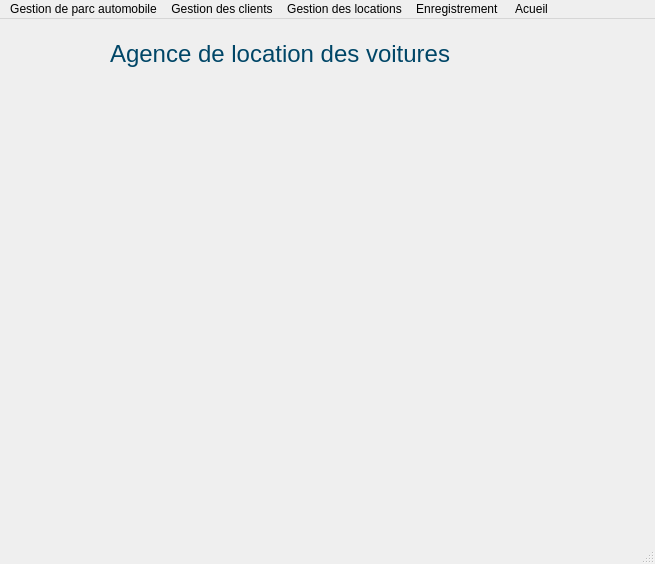
<?xml version="1.0" encoding="UTF-8"?>
<ui version="4.0">
 <class>MainWindow</class>
 <widget class="QMainWindow" name="MainWindow">
  <property name="geometry">
   <rect>
    <x>0</x>
    <y>0</y>
    <width>655</width>
    <height>564</height>
   </rect>
  </property>
  <property name="windowTitle">
   <string>MainWindow</string>
  </property>
  <property name="styleSheet">
   <string notr="true"/>
  </property>
  <widget class="QWidget" name="centralwidget">
   <widget class="QLabel" name="label">
    <property name="geometry">
     <rect>
      <x>0</x>
      <y>0</y>
      <width>661</width>
      <height>561</height>
     </rect>
    </property>
    <property name="text">
     <string/>
    </property>
    <property name="pixmap">
     <pixmap>v.jpg</pixmap>
    </property>
    <property name="scaledContents">
     <bool>true</bool>
    </property>
   </widget>
   <widget class="QLabel" name="label_2">
    <property name="geometry">
     <rect>
      <x>110</x>
      <y>20</y>
      <width>451</width>
      <height>31</height>
     </rect>
    </property>
    <property name="styleSheet">
     <string notr="true">font:40pt &quot;Lucida Calligraphy&quot;;</string>
    </property>
    <property name="text">
     <string>&lt;html&gt;&lt;head/&gt;&lt;body&gt;&lt;p&gt;&lt;span style=&quot; font-size:18pt; color:#004667;&quot;&gt;Agence de location des voitures&lt;/span&gt;&lt;/p&gt;&lt;/body&gt;&lt;/html&gt;</string>
    </property>
   </widget>
  </widget>
  <widget class="QMenuBar" name="menubar">
   <property name="geometry">
    <rect>
     <x>0</x>
     <y>0</y>
     <width>655</width>
     <height>21</height>
    </rect>
   </property>
   <widget class="QMenu" name="menuGestion_de_parc_automobile">
    <property name="title">
     <string>Gestion de parc automobile</string>
    </property>
    <widget class="QMenu" name="menuMise_jour">
     <property name="title">
      <string>Mise à jour</string>
     </property>
     <widget class="QMenu" name="menuSupprimer_voiture">
      <property name="title">
       <string>Supprimer voiture</string>
      </property>
      <addaction name="actionSuppression_d_une_voiture_donn_e"/>
      <addaction name="actionSuppression_une_voiture_d_une_marque_donn_e"/>
      <addaction name="actionSuppression_des_voitres_age_10ans"/>
     </widget>
     <widget class="QMenu" name="menuModifier_voiture">
      <property name="title">
       <string>Modifier voiture</string>
      </property>
      <addaction name="actionPrix"/>
      <addaction name="actionCouleur"/>
      <addaction name="actionetat"/>
     </widget>
     <addaction name="actionAjouter_voiture"/>
     <addaction name="menuSupprimer_voiture"/>
     <addaction name="menuModifier_voiture"/>
    </widget>
    <widget class="QMenu" name="menuRecherche_affichage">
     <property name="title">
      <string>Recherche,affichage</string>
     </property>
     <addaction name="actionContenu_du_dictionaire_voitures"/>
     <addaction name="actionRecherche_par_matricule"/>
     <addaction name="actionRecherche_par_marque"/>
     <addaction name="actionRecherche_par_couleur"/>
     <addaction name="actionRecherche_des_voitures_disponibles"/>
     <addaction name="actionRecherche_des_voitures_lou_es"/>
    </widget>
    <addaction name="menuMise_jour"/>
    <addaction name="menuRecherche_affichage"/>
   </widget>
   <widget class="QMenu" name="menuGestion_des_clients">
    <property name="title">
     <string>Gestion des clients</string>
    </property>
    <widget class="QMenu" name="menuMise_jour_2">
     <property name="title">
      <string>Mise à jour</string>
     </property>
     <widget class="QMenu" name="menuModifier_les_donn_es_d_un_client">
      <property name="title">
       <string>Modifier les données d'un client</string>
      </property>
      <addaction name="actionadresse"/>
      <addaction name="actiontelephone"/>
      <addaction name="actionmail"/>
     </widget>
     <addaction name="actionAjouter_un_nouveau_client"/>
     <addaction name="actionSupprimer_un_client"/>
     <addaction name="menuModifier_les_donn_es_d_un_client"/>
    </widget>
    <widget class="QMenu" name="menuRecherche_affichage_2">
     <property name="title">
      <string>Recherche,affichage</string>
     </property>
     <addaction name="actioncontenu_du_dictionnaire_clients"/>
     <addaction name="actionRecherhe_par_CIN"/>
    </widget>
    <addaction name="menuMise_jour_2"/>
    <addaction name="menuRecherche_affichage_2"/>
   </widget>
   <widget class="QMenu" name="menuGestion_des_locations">
    <property name="title">
     <string>Gestion des locations</string>
    </property>
    <widget class="QMenu" name="menuMise_jour_3">
     <property name="title">
      <string>Mise à jour</string>
     </property>
     <widget class="QMenu" name="menuModifier_les_donn_es_d_une_location">
      <property name="title">
       <string>Modifier les données d'une location</string>
      </property>
      <addaction name="actionDate_de_location"/>
      <addaction name="actionDur_e"/>
     </widget>
     <addaction name="actionAjouter_une_nouvelle_locaztion"/>
     <addaction name="actionSupprimer_une_location"/>
     <addaction name="menuModifier_les_donn_es_d_une_location"/>
    </widget>
    <widget class="QMenu" name="menuRecherhce_affichage">
     <property name="title">
      <string>Recherhce, affichage</string>
     </property>
     <addaction name="actionContenu_du_dictionnaire_locations"/>
     <addaction name="actionRecherche_par_CIN"/>
     <addaction name="actionRecherche_par_matricule_2"/>
     <addaction name="actionRecherche_par_date_donn_e"/>
     <addaction name="actionRecherche_par_dur_e_de_location"/>
    </widget>
    <addaction name="menuMise_jour_3"/>
    <addaction name="menuRecherhce_affichage"/>
   </widget>
   <widget class="QMenu" name="menuEnregistrement_et_recuperation">
    <property name="title">
     <string>Enregistrement </string>
    </property>
    <addaction name="actionenregistrement_fichier_VOITURES"/>
    <addaction name="actionEnregistrement_fichier_CLIENTS"/>
    <addaction name="actionEnregistrement_fichier_LOCATIONS"/>
   </widget>
   <widget class="QMenu" name="menuAcuueil">
    <property name="title">
     <string>Acueil</string>
    </property>
   </widget>
   <addaction name="menuGestion_de_parc_automobile"/>
   <addaction name="menuGestion_des_clients"/>
   <addaction name="menuGestion_des_locations"/>
   <addaction name="menuEnregistrement_et_recuperation"/>
   <addaction name="menuAcuueil"/>
  </widget>
  <widget class="QStatusBar" name="statusbar"/>
  <action name="actionAjouter_voiture">
   <property name="text">
    <string>Ajouter voiture</string>
   </property>
  </action>
  <action name="actionSuppression_d_une_voiture_donn_e">
   <property name="text">
    <string>Suppression d'une voiture donnée</string>
   </property>
  </action>
  <action name="actionSuppression_une_voiture_d_une_marque_donn_e">
   <property name="text">
    <string>Suppression une voiture d'une marque donnée</string>
   </property>
  </action>
  <action name="actionSuppression_des_voitres_age_10ans">
   <property name="text">
    <string>Suppression des voitres(age&gt;10ans)</string>
   </property>
  </action>
  <action name="actionPrix">
   <property name="text">
    <string>Prix</string>
   </property>
  </action>
  <action name="actionCouleur">
   <property name="text">
    <string>Couleur</string>
   </property>
  </action>
  <action name="actionContenu_du_dictionaire_voitures">
   <property name="text">
    <string>Contenu du dictionaire voitures</string>
   </property>
  </action>
  <action name="actionRecherche_par_matricule">
   <property name="text">
    <string>Recherche par matricule</string>
   </property>
  </action>
  <action name="actionRecherche_par_marque">
   <property name="text">
    <string>Recherche par marque</string>
   </property>
  </action>
  <action name="actionRecherche_par_couleur">
   <property name="text">
    <string>Recherche par couleur</string>
   </property>
  </action>
  <action name="actionRecherche_des_voitures_disponibles">
   <property name="text">
    <string>Recherche des voitures disponibles</string>
   </property>
  </action>
  <action name="actionRecherche_des_voitures_lou_es">
   <property name="text">
    <string>Recherche des voitures louées</string>
   </property>
  </action>
  <action name="actionAjouter_un_nouveau_client">
   <property name="text">
    <string>Ajouter un nouveau client</string>
   </property>
  </action>
  <action name="actionSupprimer_un_client">
   <property name="text">
    <string>Supprimer un client</string>
   </property>
  </action>
  <action name="actionadresse">
   <property name="text">
    <string>adresse</string>
   </property>
  </action>
  <action name="actiontelephone">
   <property name="text">
    <string>telephone</string>
   </property>
  </action>
  <action name="actionmail">
   <property name="text">
    <string>mail</string>
   </property>
  </action>
  <action name="actioncontenu_du_dictionnaire_clients">
   <property name="text">
    <string>contenu du dictionnaire clients</string>
   </property>
  </action>
  <action name="actionRecherhe_par_CIN">
   <property name="text">
    <string>Recherche par CIN</string>
   </property>
  </action>
  <action name="actionAjouter_une_nouvelle_locaztion">
   <property name="text">
    <string>Ajouter une nouvelle location</string>
   </property>
  </action>
  <action name="actionSupprimer_une_location">
   <property name="text">
    <string>Supprimer une location</string>
   </property>
  </action>
  <action name="actionDate_de_location">
   <property name="text">
    <string>Date de location</string>
   </property>
  </action>
  <action name="actionDur_e">
   <property name="text">
    <string>Durée</string>
   </property>
  </action>
  <action name="actionContenu_du_dictionnaire_locations">
   <property name="text">
    <string>Contenu du dictionnaire locations</string>
   </property>
  </action>
  <action name="actionRecherche_par_CIN">
   <property name="text">
    <string>Recherche par CIN</string>
   </property>
  </action>
  <action name="actionRecherche_par_matricule_2">
   <property name="text">
    <string>Recherche par matricule</string>
   </property>
  </action>
  <action name="actionRecherche_par_date_donn_e">
   <property name="text">
    <string>Recherche par date donnée</string>
   </property>
  </action>
  <action name="actionRecherche_par_dur_e_de_location">
   <property name="text">
    <string>Recherche par durée de location</string>
   </property>
  </action>
  <action name="actionRecherche_des_locations_entre_2_dates_donn_es">
   <property name="text">
    <string>Recherche des locations entre 2 dates données</string>
   </property>
  </action>
  <action name="actionenregistrement_fichier_VOITURES">
   <property name="text">
    <string>enregistrement fichier VOITURES</string>
   </property>
  </action>
  <action name="actionRecuperation_fichier_VOITURES">
   <property name="text">
    <string>Recuperation fichier VOITURES</string>
   </property>
  </action>
  <action name="actionEnregistrement_fichier_CLIENTS">
   <property name="text">
    <string>Enregistrement fichier CLIENTS</string>
   </property>
  </action>
  <action name="actionRecuperation_fichier_CLIENTS">
   <property name="text">
    <string>Recuperation fichier CLIENTS</string>
   </property>
  </action>
  <action name="actionEnregistrement_fichier_LOCATIONS">
   <property name="text">
    <string>Enregistrement fichier LOCATIONS</string>
   </property>
  </action>
  <action name="actionRecuperation_fichier_LOCATIONS">
   <property name="text">
    <string>Recuperation fichier LOCATIONS</string>
   </property>
  </action>
  <action name="actionetat">
   <property name="text">
    <string>etat</string>
   </property>
  </action>
 </widget>
 <resources>
  <include location="res1.qrc"/>
 </resources>
 <connections/>
</ui>
